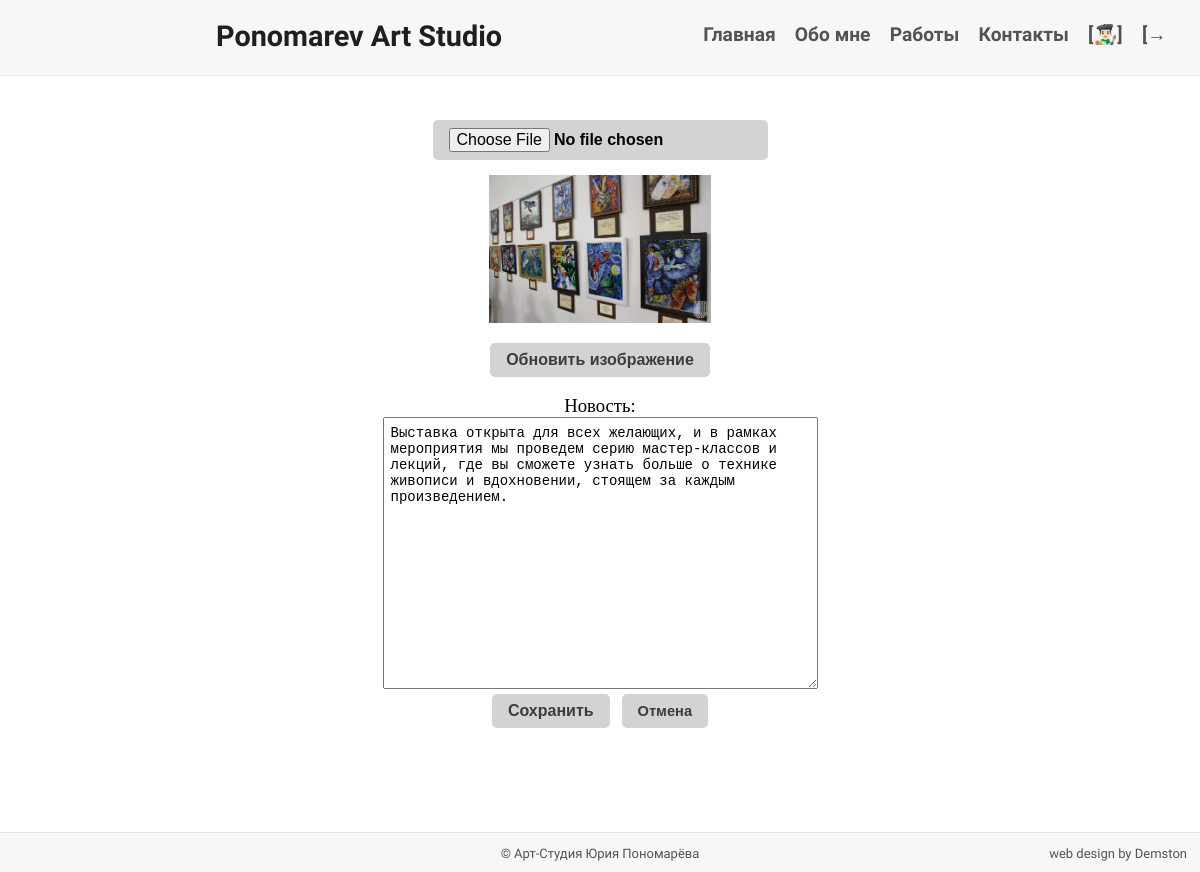
Screenshot of /post_2/editpost (signed in) with the database file from the repository.
### tables this page shows
CREATE TABLE news
(post_id INTEGER PRIMARY KEY AUTOINCREMENT,
text TEXT,
dt DATE,
img TEXT DEFAULT 'files/default-image.jpg');

### application.py (the view)
@app.route("/post_<int:post_id>/editpost", methods=['POST', 'GET'])
@login_required
def editpost(post_id):
    global post_id_for_news_image
    post_id_for_news_image[current_user.get_id()] = post_id
    text = dbase.getPost(post_id)['text']
    img = dbase.getPost(post_id)['img']
    if request.method == 'POST':
        dbase.editPost(request.form['text'], post_id)
        return redirect('/')
    if current_user.is_authenticated and current_user.getName() == ADMIN:
        return render_template('editpost.html', prf_btn=prf_btn, ext_btn=ext_btn,
                               text=text, img=img)

### FDataBase.py (called while the page is built)
    def getPost(self, post_id):
        try:
            self.__cur.execute(f"SELECT post_id, text, dt, img FROM news WHERE post_id = ?", (post_id,))
            res = self.__cur.fetchone()
            if res:
                return res
        except sqlite3.Error as e:
            print('Ошибка получения данных ' + str(e))

    def getUser(self, user_id):
        try:
            self.__cur.execute(f"SELECT * FROM users WHERE user_id = {user_id} LIMIT 1")
            res = self.__cur.fetchone()
            if not res:
                print('Пользователь не найден')
                return False
            return res
        except sqlite3.Error as e:
            print('Ошибка получения данных '+str(e))
        return False

### UserLogin.py (called while the page is built)
    def fromDB(self, user_id, db):
        self.__user = db.getUser(user_id)   # getUser из FDataBase
        return self

    def get_id(self):
        return str(self.__user['user_id']) if self.__user else "Ошибка в id"

    def getName(self):
        return self.__user['name'] if self.__user else "Без имени"

### application.py (called while the page is built)
@login_manager.user_loader
def load_user(user_id):
    return UserLogin().fromDB(user_id, dbase)

def connect_db():
    conn = sqlite3.connect(app.config['DATABASE'])  # путь к БД
    conn.row_factory = sqlite3.Row  # выдача данных из БД в виде словаря
    return conn

def get_db():
    if not hasattr(g, 'link_db'):
        g.link_db = connect_db()
    return g.link_db

@app.before_request
def before_request():
    global dbase
    db = get_db()
    dbase = FDataBase(db)

### templates/editpost.html (shortened to what this page needs)
{% extends 'base.html' %} {% block title %} Редактировать новость {% endblock %}
{% block content %}
{{ prf_btn|safe }}
{{ ext_btn|safe }}
{% endblock %}
{% block body %}
<link
  rel="stylesheet"
  href="{{ url_for ('static', filename='styles/addnews.css') }}"
/>
<div class="main-container"></div>
<div class="main-news-block">
  <form action="{{url_for('uploadimage')}}" method="POST" enctype="multipart/form-data">
    <p><input type="file" name="file" class="add-button">
      <div class="news">
        <div class="news-image">
          <img
            src="{{ url_for ('static', filename=img) }}"
            alt="preview"
          />
        </div>
      </div>
    <div class="news-buttons">
      <input type="submit" class="b1" value="Обновить изображение">
    </div>
  </form>
  <br>
  <form action="" method="post">
    <div class="news">
      <div class="news-text">
        Новость:
        <div class="news-text_text">
        <textarea name="text" id="text" rows="16" cols="48">{{ text }}</textarea>
        </div>
      </div>
    </div>
    <div class="news-buttons">
      <input type="submit" class="b1" value="Сохранить">
      <button class="b2">
        <a href="/">Отмена</a>
      </button>
    </div>
  </form>
</div>
<div class="final-div"></div>
{% endblock %}

### static/styles/navbar.css (style rules this page uses)
* { margin: 0; padding: 0; font-optical-sizing: auto; }
.navlist a { white-space: pre; display: block; padding: 1.3em; text-decoration: none; font-size: larger; color: rgb(83, 83, 83); }
@media (max-width: 1360px) { .navlist a { padding: 0.5em; padding-top: 1.2em; padding-bottom: 1.5em; justify-content: center; } }
@media (max-width: 1360px) { .final-div { margin: 4%; } }

### static/styles/addnews.css (style rules this page uses)
* { margin: 0; padding: 0; }
.main-container { padding-top: 7%; }
.main-news-block { margin-bottom: 3%; }
.news { font-family: "Times New Roman", Times, serif; font-size: 14pt; display: grid; grid-template-columns: repeat(3, 1fr); }
.news-text { grid-column: 2/3; text-align: center; }
textarea { font-size: 14px; padding: 0.5em; }
.news-image { grid-column: 2; text-align: center; margin: 15px; }
.news-image img { width: 60%; }
.news-buttons { color: rgb(60, 60, 60); grid-column: 2/3; margin: auto; display: flex; justify-content: center; }
button a { color: rgb(60, 60, 60); text-decoration: none; font-size: 11pt; }
.b1, .b2 { margin-inline: 6px; appearance: none; border: 0; border-radius: 5px; color: rgb(60, 60, 60); background: #d3d3d3; padding: 8px 16px; font-size: 16px; font-weight: bold; }
.add-button { font-size: larger; margin: auto; display: flex; justify-content: center; padding-left: 1em; padding-right: 1em; padding-top: 0.2em; padding-bottom: 0.2em; appearance: none; border: 0; border-radius: 5px; background: #d3d3d3; padding: 8px 16px; font-size: 16px; font-weight: bold; }
.final-div { padding-bottom: 4%; }
@media (max-width: 1360px) { .main-container { padding-top: 10%; flex-direction: column; padding: auto; } }

### rows the page displays
news: img (picture), text "Выставка открыта для всех желающих, и в рамках мероприятия мы проведем серию мастер-классов и лекций, где вы сможете узнать больше о технике живописи и вдохновении, стоящем за каждым произведением."

### other values shown
{{ prf_btn|safe }} "[👨🏻‍🎨]"
{{ ext_btn|safe }} "[→"
